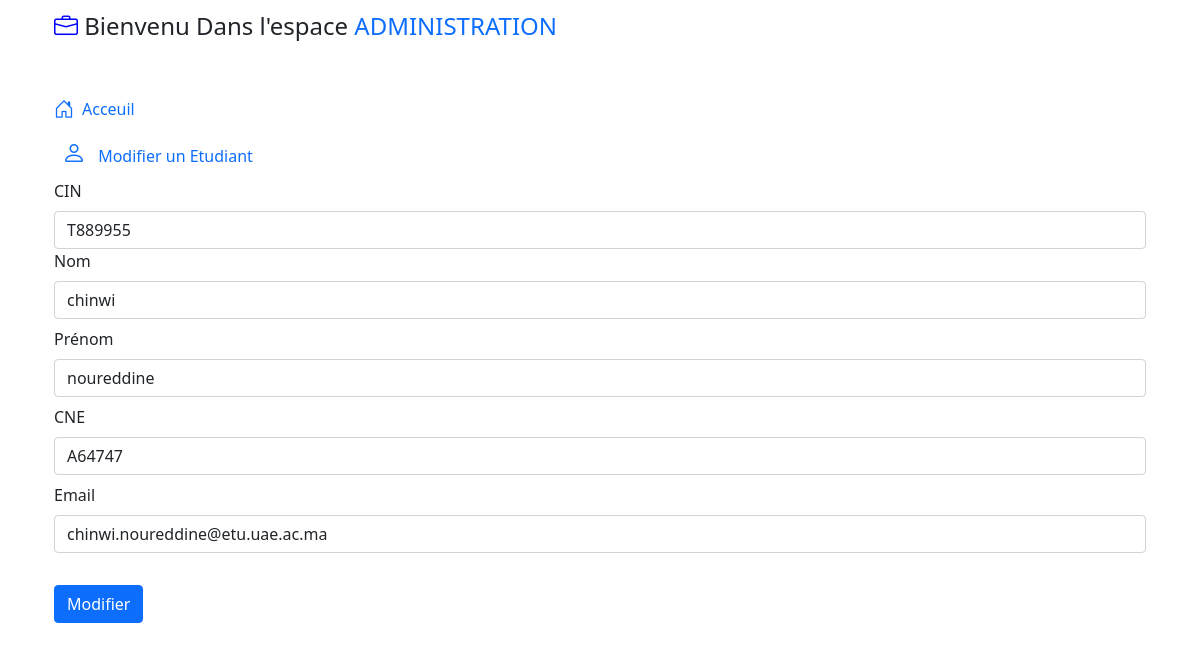
The page /src/public/views/static/administration/etud/updateEtud.php?cin=T889955 on the database its author committed.
### tables this page shows
CREATE TABLE `etudiant` (
  `nom` varchar(100) NOT NULL,
  `prenom` varchar(100) NOT NULL,
  `cin` varchar(10) NOT NULL,
  `cne` varchar(10) NOT NULL,
  `role` int(11) NOT NULL,
  `email_institutionnel` varchar(100) NOT NULL,
  `id_filiere` int(11) NOT NULL,
  `anne_universitaire` varchar(4) NOT NULL
);

### src/app/models/adminModel.php (called while the page is built, shortened)
<?php
class adminModel
{
    private $conn;
    public function __construct()
    {
        $con = new dbConnection;
        $this->conn = $con->getConnection();
    }
    public function findEtudByCin($cin)
    {
        $stmt = $this->conn->prepare("SELECT *  FROM etudiant where cin=:cin");
        $stmt->bindParam(':cin', $cin);
        $stmt->execute();
        $data = $stmt->fetch(PDO::FETCH_ASSOC);
        return $data;
    }
}

### src/database/dbConnection.php (called while the page is built, shortened)
<?php
class dbConnection
{
    private $hostname = "localhost";
    private $username = "root";
    private $password = "";
    private $dbname = "gestion_notes_ensah";
    public function  getConnection()
    {
        try {
            $db = new PDO("mysql:host=$this->hostname;dbname=$this->dbname", $this->username, $this->password);
            $db->exec("set names utf8");
            $db->setAttribute(PDO::ATTR_ERRMODE, PDO::ERRMODE_EXCEPTION);
            return $db;
        } catch (PDOException $e) {
            echo "erreurs lors de la connection via db" . $e->getMessage();
        }
    }
}

### src/app/controllers/adminController.php (called while the page is built, shortened)
<?php
class adminController
{
    private $model;
    public function __construct()
    {
        $this->model = new adminModel();
    }
    public function findStudentByCin($cin)
    {
        $etud = $this->model->findEtudByCin($cin);
        if ($etud) {
            return true;
        } else {
            return false;
        }
    }
}

### src/public/views/static/administration/etud/updateEtud.php (the view, shortened to what this page needs)
<?php
require_once "../../../../../app/controllers/adminController.php";
include_once "../layout.php";
$user = new adminController;
$data = [];
$cin = isset($_GET['cin']) ? $_GET['cin'] : "";
$user->findStudentByCin($cin);
$etudiant = isset($_SESSION['etudiant']) ? $_SESSION['etudiant'] : [];
?>
<div class="mt-2 text-primary">
    <i class="bi bi-person fs-4 px-2"></i>
    <span class="h6 text-primary">Modifier un Etudiant</span>
</div>
<form action="" method="POST">
    <div class="mt-2">
        <label for="cin" class="form-label">CIN</label>
        <input type="text" class="form-control" id="cin" name="cin" value="<?php echo isset($etudiant['cin']) ? $etudiant['cin'] : ''; ?>" required>
    </div>
    <div class=" mb-2">
        <label for="nom" class="form-label">Nom</label>
        <input type="text" class="form-control" id="nom" name="nom" value="<?php echo isset($data['nom']) ?  $data['nom'] : $etudiant['nom'] ?>" required>
    </div>
    <div class=" mb-2">
        <label for="prenom" class="form-label">Prénom</label>
        <input type="text" class="form-control" id="prenom" name="prenom" value="<?php echo isset($data['prenom']) ?  $data['prenom'] : $etudiant['prenom'] ?>" required>
    </div>
    <div class=" mb-2">
        <label for="cne" class="form-label">CNE</label>
        <input type="text" class="form-control" id="cne" name="cne" value="<?php echo isset($data['cne']) ?  $data['cne'] : $etudiant['cne'] ?>" required>
    </div>
    <div class=" mb-2">
        <label for="email" class="form-label">Email</label>
        <input type="email" class="form-control" id="email" name="email" value="<?php echo isset($data['email']) ? $data['email'] : $etudiant['email_institutionnel'] ?>" required>
    </div>
    <button type="submit" class="my-4 btn btn-primary">Modifier</button>
</form>

### rows shown on the page
etudiant: cin "T889955", nom "chinwi", prenom "noureddine", cne "A64747", email "chinwi.noureddine@etu.uae.ac.ma"
